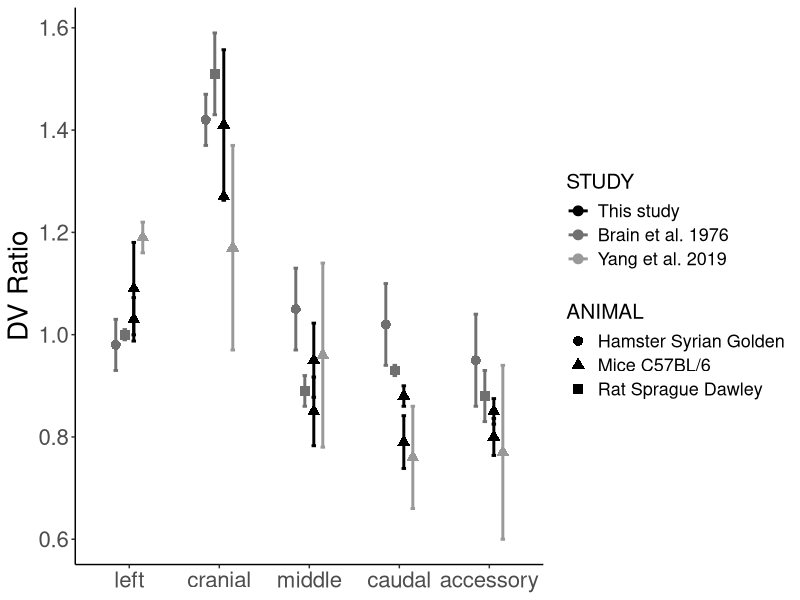

Write the R code that produced this figure. (Note: this script raises an error after producing the figure.)
library(ggpubr)
library(ggplot2)

get_directory = function(){
  args <- commandArgs(trailingOnly = FALSE)
  file <- "--file="
  rstudio <- "RStudio"
  
  match <- grep(rstudio, args)
  if(length(match) > 0){
    return(dirname(rstudioapi::getSourceEditorContext()$path))
  }else{
    match <- grep(file, args)
    if (length(match) > 0) {
      return(dirname(normalizePath(sub(file, "", args[match]))))
    }else{
      return(dirname(normalizePath(sys.frames()[[1]]$ofile)))
    }
  }
}

wd = get_directory()
setwd(wd)

data = read.csv(file = "previous_studies_ggplot.csv")

data$LOBE = factor(data$LOBE, levels = c("left", "cranial", "middle",
                                         "caudal", "accessory"))
data$STUDY = factor(data$STUDY, levels = c("This study", 
                                           "Brain et al. 1976", 
                                           "Yang et al. 2019"))

dodge_radiance = 0.4
ggplot(data = data, aes(x = LOBE, y = DV, group = STUDY_ANIMAL,
                        color = STUDY)) + 
  scale_colour_grey(start = 0, end = 0.6) +
  geom_point(aes(pch = ANIMAL), 
             size = 3, position=position_dodge(dodge_radiance)) + 
  geom_errorbar(aes(ymax = DV + SE, ymin = DV - SE), 
                width = 0.2,
                position=position_dodge(dodge_radiance), size = 1) +
  ylab("DV Ratio") + 
  xlab(NULL) +
  theme_classic() + 
  theme(text = element_text(size = 20, color = "black"),
        legend.title= element_text(size = 15),
        legend.text = element_text(size = 13)) +
  ggsave(filename = "fig2sub1.png", device = "png", 
         width = 9, height = 6, dpi = 1200)
